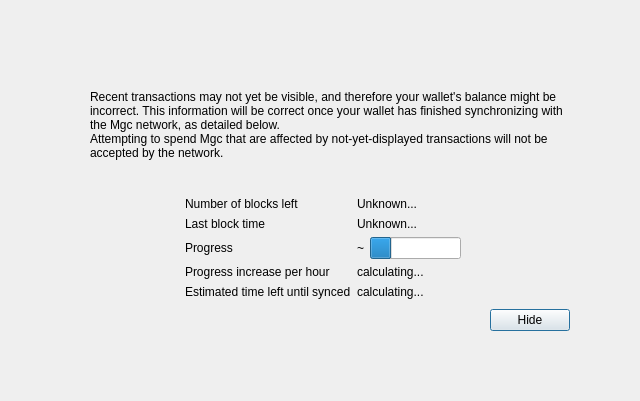
<?xml version="1.0" encoding="UTF-8"?>
<ui version="4.0">
 <class>ModalOverlay</class>
 <widget class="ModalOverlay" name="ModalOverlay">
  <property name="geometry">
   <rect>
    <x>0</x>
    <y>0</y>
    <width>640</width>
    <height>401</height>
   </rect>
  </property>
  <property name="windowTitle">
   <string>Form</string>
  </property>
  <layout class="QVBoxLayout" name="verticalLayout" stretch="0">
   <property name="sizeConstraint">
    <enum>QLayout::SetDefaultConstraint</enum>
   </property>
   <property name="leftMargin">
    <number>0</number>
   </property>
   <property name="topMargin">
    <number>0</number>
   </property>
   <property name="rightMargin">
    <number>0</number>
   </property>
   <property name="bottomMargin">
    <number>0</number>
   </property>
   <item>
    <widget class="QWidget" name="bgWidget" native="true">
     <property name="styleSheet">
      <string notr="true"/>
     </property>
     <layout class="QVBoxLayout" name="verticalLayoutMain" stretch="0">
      <property name="leftMargin">
       <number>60</number>
      </property>
      <property name="topMargin">
       <number>60</number>
      </property>
      <property name="rightMargin">
       <number>60</number>
      </property>
      <property name="bottomMargin">
       <number>60</number>
      </property>
      <item>
       <widget class="QWidget" name="contentWidget" native="true">
        <property name="styleSheet">
         <string notr="true"/>
        </property>
        <layout class="QVBoxLayout" name="verticalLayoutSub" stretch="1,0,0,0,0">
         <property name="spacing">
          <number>0</number>
         </property>
         <property name="leftMargin">
          <number>10</number>
         </property>
         <property name="topMargin">
          <number>10</number>
         </property>
         <property name="rightMargin">
          <number>10</number>
         </property>
         <property name="bottomMargin">
          <number>10</number>
         </property>
         <item>
          <layout class="QHBoxLayout" name="horizontalLayoutIconText" stretch="0,1">
           <property name="topMargin">
            <number>20</number>
           </property>
           <item>
            <layout class="QVBoxLayout" name="verticalLayoutIcon">
             <property name="leftMargin">
              <number>0</number>
             </property>
             <item>
              <widget class="QLabel" name="warningIcon">
               <property name="text">
                <string/>
               </property>
              </widget>
             </item>
             <item>
              <spacer name="verticalSpacerWarningIcon">
               <property name="orientation">
                <enum>Qt::Vertical</enum>
               </property>
               <property name="sizeHint" stdset="0">
                <size>
                 <width>20</width>
                 <height>40</height>
                </size>
               </property>
              </spacer>
             </item>
            </layout>
           </item>
           <item>
            <layout class="QVBoxLayout" name="verticalLayoutInfoText">
             <property name="leftMargin">
              <number>0</number>
             </property>
             <property name="topMargin">
              <number>0</number>
             </property>
             <item>
              <widget class="QLabel" name="infoText">
               <property name="text">
                <string>Recent transactions may not yet be visible, and therefore your wallet's balance might be incorrect. This information will be correct once your wallet has finished synchronizing with the Mgc network, as detailed below.</string>
               </property>
               <property name="textFormat">
                <enum>Qt::RichText</enum>
               </property>
               <property name="wordWrap">
                <bool>true</bool>
               </property>
              </widget>
             </item>
             <item>
              <widget class="QLabel" name="infoTextStrong">
               <property name="text">
                <string>Attempting to spend Mgc that are affected by not-yet-displayed transactions will not be accepted by the network.</string>
               </property>
               <property name="textFormat">
                <enum>Qt::RichText</enum>
               </property>
               <property name="wordWrap">
                <bool>true</bool>
               </property>
              </widget>
             </item>
             <item>
              <spacer name="verticalSpacerInTextSpace">
               <property name="orientation">
                <enum>Qt::Vertical</enum>
               </property>
               <property name="sizeHint" stdset="0">
                <size>
                 <width>20</width>
                 <height>40</height>
                </size>
               </property>
              </spacer>
             </item>
            </layout>
           </item>
          </layout>
         </item>
         <item>
          <spacer name="verticalSpacerAfterText">
           <property name="orientation">
            <enum>Qt::Vertical</enum>
           </property>
           <property name="sizeHint" stdset="0">
            <size>
             <width>20</width>
             <height>40</height>
            </size>
           </property>
          </spacer>
         </item>
         <item>
          <layout class="QFormLayout" name="formLayout">
           <property name="fieldGrowthPolicy">
            <enum>QFormLayout::FieldsStayAtSizeHint</enum>
           </property>
           <property name="formAlignment">
            <set>Qt::AlignHCenter|Qt::AlignTop</set>
           </property>
           <property name="horizontalSpacing">
            <number>6</number>
           </property>
           <property name="verticalSpacing">
            <number>6</number>
           </property>
           <property name="topMargin">
            <number>10</number>
           </property>
           <item row="0" column="0">
            <widget class="QLabel" name="labelNumberOfBlocksLeft">
             <property name="text">
              <string>Number of blocks left</string>
             </property>
            </widget>
           </item>
           <item row="0" column="1">
            <widget class="QLabel" name="numberOfBlocksLeft">
             <property name="text">
              <string>Unknown...</string>
             </property>
            </widget>
           </item>
           <item row="1" column="0">
            <widget class="QLabel" name="labelLastBlockTime">
             <property name="text">
              <string>Last block time</string>
             </property>
            </widget>
           </item>
           <item row="1" column="1">
            <widget class="QLabel" name="newestBlockDate">
             <property name="sizePolicy">
              <sizepolicy hsizetype="Maximum" vsizetype="Preferred">
               <horstretch>0</horstretch>
               <verstretch>0</verstretch>
              </sizepolicy>
             </property>
             <property name="text">
              <string>Unknown...</string>
             </property>
            </widget>
           </item>
           <item row="2" column="0">
            <widget class="QLabel" name="labelSyncDone">
             <property name="text">
              <string>Progress</string>
             </property>
            </widget>
           </item>
           <item row="2" column="1">
            <layout class="QHBoxLayout" name="horizontalLayoutSync" stretch="0,1">
             <item>
              <widget class="QLabel" name="percentageProgress">
               <property name="text">
                <string notr="true">~</string>
               </property>
              </widget>
             </item>
             <item>
              <widget class="QProgressBar" name="progressBar">
               <property name="value">
                <number>24</number>
               </property>
               <property name="format">
                <string/>
               </property>
              </widget>
             </item>
            </layout>
           </item>
           <item row="4" column="0">
            <widget class="QLabel" name="labelProgressIncrease">
             <property name="text">
              <string>Progress increase per hour</string>
             </property>
            </widget>
           </item>
           <item row="4" column="1">
            <widget class="QLabel" name="progressIncreasePerH">
             <property name="text">
              <string>calculating...</string>
             </property>
            </widget>
           </item>
           <item row="5" column="0">
            <widget class="QLabel" name="labelEstimatedTimeLeft">
             <property name="text">
              <string>Estimated time left until synced</string>
             </property>
            </widget>
           </item>
           <item row="5" column="1">
            <widget class="QLabel" name="expectedTimeLeft">
             <property name="text">
              <string>calculating...</string>
             </property>
            </widget>
           </item>
          </layout>
         </item>
         <item>
          <layout class="QHBoxLayout" name="horizontalLayoutButtons">
           <property name="leftMargin">
            <number>10</number>
           </property>
           <property name="topMargin">
            <number>10</number>
           </property>
           <item>
            <spacer name="horizontalSpacer">
             <property name="orientation">
              <enum>Qt::Horizontal</enum>
             </property>
             <property name="sizeHint" stdset="0">
              <size>
               <width>40</width>
               <height>20</height>
              </size>
             </property>
            </spacer>
           </item>
           <item>
            <widget class="QPushButton" name="closeButton">
             <property name="text">
              <string>Hide</string>
             </property>
             <property name="focusPolicy">
              <enum>Qt::StrongFocus</enum>
             </property>
             <property name="default">
              <bool>true</bool>
             </property>
            </widget>
           </item>
          </layout>
         </item>
         <item>
          <layout class="QVBoxLayout" name="verticalLayout_2">
           <item>
            <spacer name="verticalSpacer">
             <property name="orientation">
              <enum>Qt::Vertical</enum>
             </property>
             <property name="sizeHint" stdset="0">
              <size>
               <width>20</width>
               <height>40</height>
              </size>
             </property>
            </spacer>
           </item>
          </layout>
         </item>
        </layout>
       </widget>
      </item>
     </layout>
    </widget>
   </item>
  </layout>
 </widget>
 <customwidgets>
  <customwidget>
   <class>ModalOverlay</class>
   <extends>QWidget</extends>
   <header>qt/modaloverlay.h</header>
   <container>1</container>
  </customwidget>
 </customwidgets>
 <resources/>
 <connections/>
</ui>
